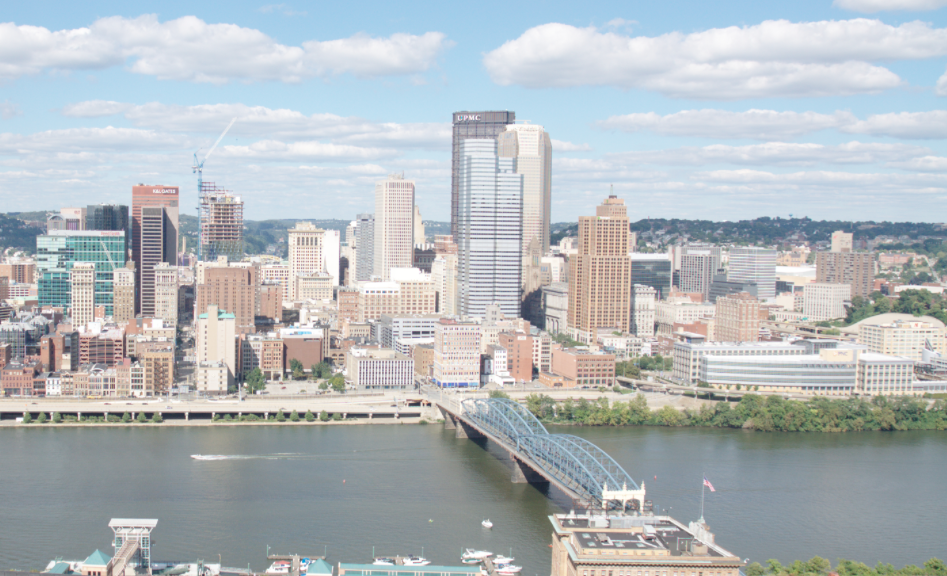
%> input picture data/incline_L.png, 947 x 576 px
$ octave ttt.m   (GNU Octave 9; MATLAB toolbox functions it lacks are replaced by stand-ins)
%> lines starting %> are read from the running program, lines starting %| are printed output that depends on the picture
%> further down, I0 is the input picture: size 576x947x3 uint8; mean R, G, B 178.7, 185.2, 188.8
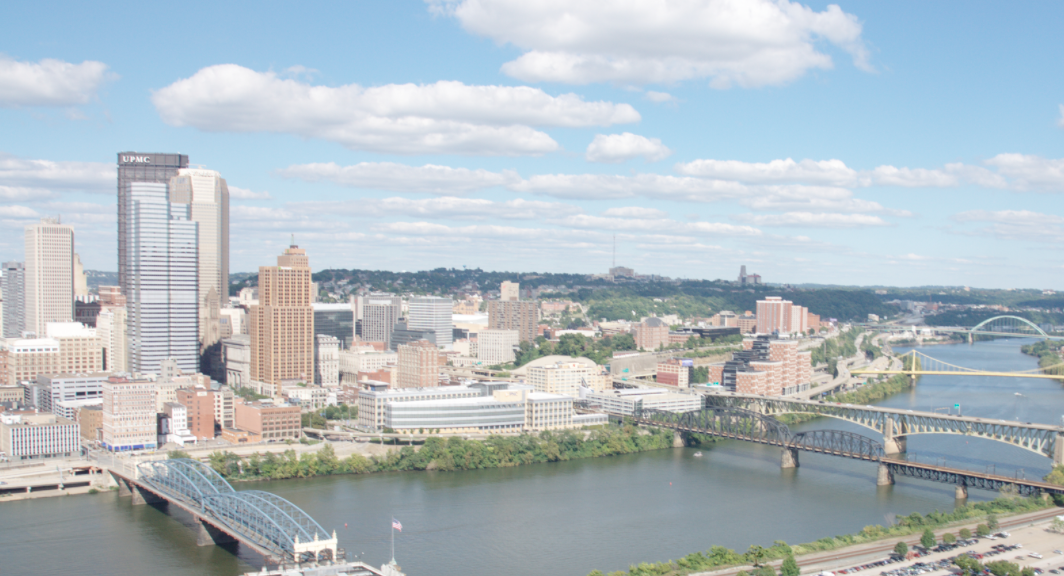
%> input picture data/incline_R.png, 1064 x 576 px
%> further down, I1 is the input picture: size 576x1064x3 uint8; mean R, G, B 177.3, 188.5, 195.1
### matlab/generatePanorama.m
function im3 = generatePanorama(im1, im2)

%%%
    I0=im1;     I1=im2;
    im1= double(rgb2gray(im1));
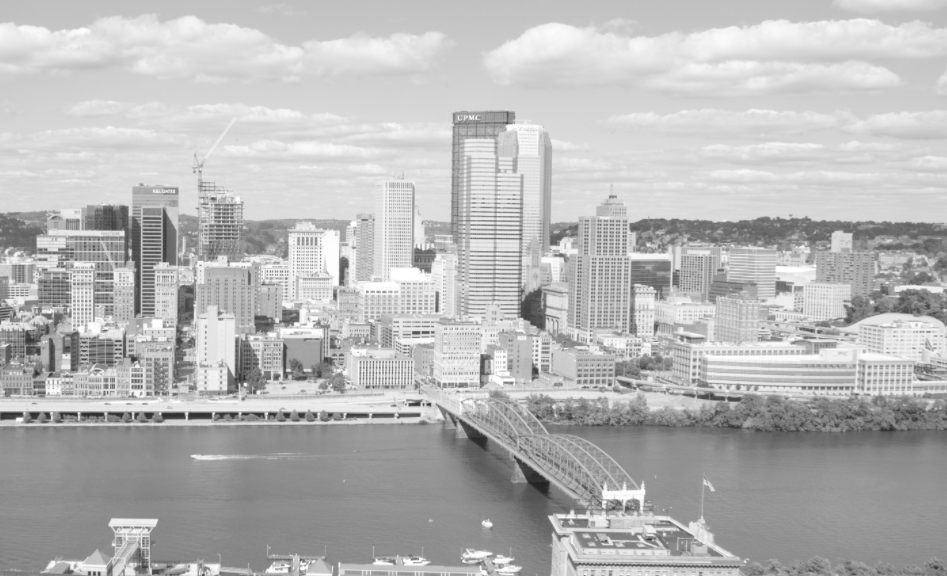
%> im1: size 576x947 double; min 34, max 255, mean 183.7
    im2= double(rgb2gray(im2));
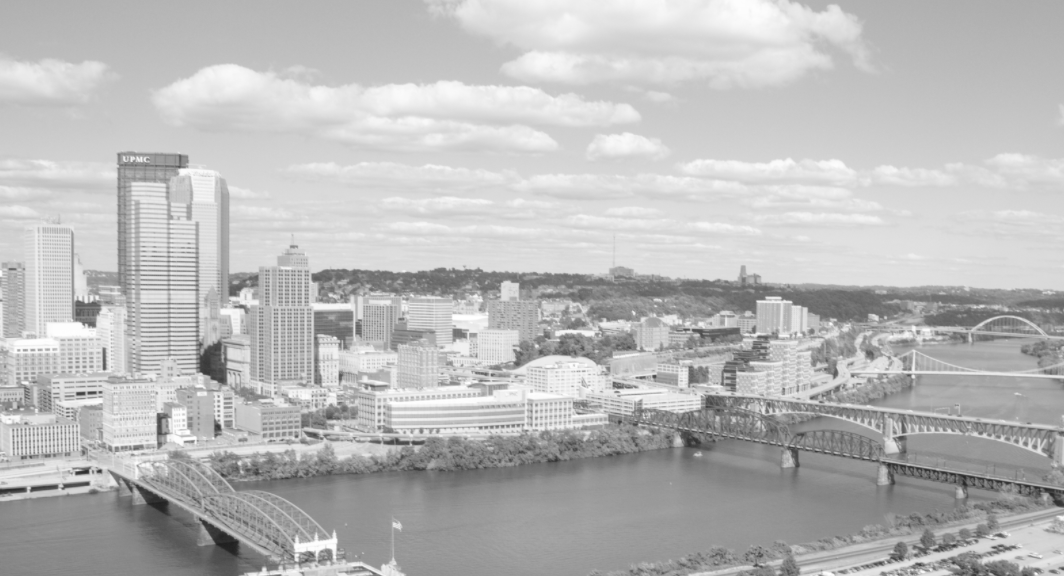
%> im2: size 576x1064 double; min 31, max 255, mean 185.9

    im1=im1/max(im1(:));
    im2=im2/max(im2(:));

    [locs0, desc0] = briefLite(im1);
    [locs1, desc1] = briefLite(im2);
    [matches] = briefMatch(desc1, desc0, 0.98);
    % load matches_cover.mat;

    figure();
    plotMatches(im2, im1, matches, locs1, locs0);

    for i=1:size(matches,1)
        match1=matches(i,1);
        match2=matches(i,2);
        p1(:,i)=locs1(match1,:)';
        p2(:,i)=locs0(match2,:)';
    end

    [bestH2to1, inliers] = computeH_ransac(p2, p1);
    % save incline_H bestH2to1;
    % load 'pnc_H.mat';
    % load 'incline_H.mat';

%[panoImg] = imageStitching(I0, I1, bestH2to1);
f1=figure;
im3 = imageStitching_noClip(I0, I1, bestH2to1);

% saveas(f1,'pnc','png');

end

### matlab/briefLite.m
function [locs, desc] = briefLite(im)
% input
% im - gray image with values between 0 and 1
%
% output
% locs - an m x 3 vector, where the first two columns are the image coordinates of keypoints and the third column
% 		 is the pyramid level of the keypoints
% desc - an m x n bits matrix of stacked BRIEF descriptors.
%		 m is the number of valid descriptors in the image and will vary
% 		 n is the number of bits for the BRIEF descriptor

%%%

nbits=256;
patchWidth=9;
load('testPattern.mat');


% points = detectFASTFeatures(im,'MinQuality',0.1,'MinContrast',0.3);
% points = detectSURFFeatures(im,'MetricThreshold',1200,'NumOctaves',2);
points=detectMinEigenFeatures(im);
%> points = 5511 points; strongest (x, y): (420, 415), (90, 573), (431, 405), (246, 385), (95, 573)
locs=points.Location;


[locs, desc] = computeBrief(im, locs, compareA, compareB);

end

### matlab/computeBrief.m
function [locs, desc] = computeBrief(im, locs, compareX, compareY)
% Compute the BRIEF descriptor for detected keypoints.
% im is 1 channel image,
% locs are locations
% compareX and compareY are idx in patchWidth^2
% Return:
% locs: m x 2 vector which contains the coordinates of the keypoints
% desc: m x n bits vector which contains the BRIEF descriptor for each
%   keypoint.
%%%

datanum=size(locs,1);
%> datanum = 5511
nbits=size(compareX,1);
idx=0;

% compare the points
for i=1:datanum
    y=round(locs(i,1));  %wid
    x=round(locs(i,2));  %hei
    % get the 9*9 square
    hei=size(im,1);
    wid=size(im,2);

    if(y>4&&y<wid-4&&x>4&&x<hei-4)
        square=im(x-4:x+4,y-4:y+4);
        idx=idx+1;
        loc_x(idx,1)=x;
        loc_y(idx,1)=y;

        % implement the algorithm
        for j=1:nbits
            idx1=compareX(j,1);
            idx2=compareY(j,1);
            if(square(idx1)<square(idx2))
                desc(idx,j)=1;
            else
                desc(idx,j)=0;
            end
        end
    end

end
%> this loop made 5511 passes
%> (y, x) on passes 1 to 12: (1, 306), (1, 324), (1, 351), (1, 355), (1, 366), (1, 379), (1, 414), (1, 418), (2, 220), (2, 231), (2, 262), (3, 281)
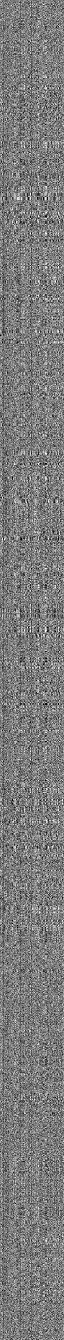
%> desc: size 5359x256 double (shown at 1/4 size); values 0 (black) and 1 (white), 48.5% white in thin lines or dots
%> after the loop, idx = 5359; idx1 = 38; idx2 = 9; loc_x = 5359 values, max 571 at index 91, min 17 at index 1061, mean 334.6; loc_y = 5359 values from 5 to 942; square = [0.631 0.631 0.655 0.631 0.624 0.627 0.643 0.651 0.663; 0.737 0.733 0.718 0.706 0.714 0.729 0.725 0.725 0.737; 0.647 0.718 0.757 0.749 0.706 0.678 0.655 0.655 0.643; 0.533 0.514 0.557 0.627 0.682 0.737 0.769 0.725 0.69; 0.6 0.573 0.561 0.584 0.671 0.741 0.78 0.753 0.757; 0.659 0.631 0.592 0.58 0.604 0.631 0.659 0.686 0.722; 0.776 0.796 0.745 0.69 0.741 0.745 0.741 0.745 0.753; 0.933 0.937 0.918 0.886 0.929 0.937 0.933 0.929 0.922; 0.933 0.933 0.922 0.922 0.933 0.933 0.925 0.929 0.89]

desc=int32(desc);
locs=[loc_y loc_x];

end

### matlab/ttt.m
clc;
clear;
close all hidden;

I0=imread('../data/incline_L.png');
I1=imread('../data/incline_R.png');

% [6 lines of commented-out code are left out]

im3 = generatePanorama(I0, I1);
%> (the run ends here)
